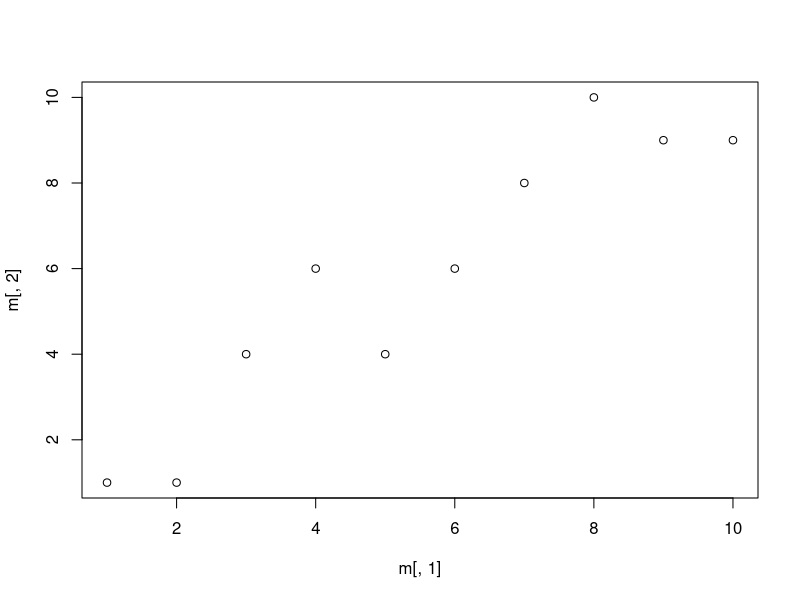

Reproduce this figure in R. (Note: this script raises an error after producing the figure.)

# elementary data structures and operations:
# ==========================================

# scalar variables:
# -----------------
a <- 2
print(a)
a
b <- 3
b
c <- a*b
c

# sequences / vectors:
# --------------------
1:5
x <- 1:5
x
length(x)
5*x
y <- c(3,8,9,100,200)
y
help(c)
names(y) <- c("a","b","c","d","e")
y
y[1:3]
y[c(1,4)]
y["c"]
x*y
sum(x*y)
t(x) %*% y
help("%*%")
help(t)
x %*% t(y)
t <- seq(0,0.2,length=21)
t
help(seq)


# matrices:
# ---------
x <- 1:5
as.matrix(x)
as.matrix(t(x))
m <- matrix(nrow=10,ncol=2)
print(m)
m
help(matrix)
nrow(m)
ncol(m)
dim(m)
m[,1] <- 1:10
m
m[,2] <- c(1,1,4,6,4,6,8,10,9,9)
m
plot(m[,1],m[,2])
colnames(m) <- c("x","y")
rownames(m) <- paste("row",1:10,sep=".")
m
m[3,2]
m[1:5,]
m[,2]
m[6:10,"y"]
A <- matrix(c(1:8,10),nrow=3,ncol=3)
help(solve)
B <- solve(A)
A*B
A%*%B
is.matrix(A)
is.matrix(x)


# data frames:
# ------------
A <- matrix(c(1:8,10),nrow=3,ncol=3)
A
a <- data.frame(A)
a
names(a) <- c("x","y","z")
a
a$y
a[,2]
a[,"y"]
is.data.frame(a)
is.data.frame(A)
str(a)

# lists (combinations of elements of different type):
# ---------------------------------------------------
x <- list(a=1,b=1:10,c=matrix(1:9,nrow=3,ncol=3))
x
help(list)
names(x)
x$a
x[["b"]]
x[[3]]
x[[3]][,1]

# elementary statistics functions:
# --------------------------------
A <- matrix(c(1:8,10),nrow=3,ncol=3)
a <- data.frame(A)
mean(A)
mean(a)
sd(a)
summary(a)
cor(a)

# definition of functions:
# ------------------------
square <- function(x)
{
   return(x*x)
}
a <- 1:10
square(a)

help("function")

topower <- function(x,y=2)
{
   z <- x^y
   return(z)
}
topower(2,3)
topower(y=3,x=2)
topower(2)

# plotting
# --------
A <- matrix(nrow=20,ncol=3)
A[,1] <- 1:20
A[,2] <- A[,1] + rnorm(20,sd=1)
A[,3] <- 21 - A[,1] + rnorm(20,sd=5)
a <- data.frame(A)
names(a) <- c("x","y","z")
pairs(a)
help(plot)
help(par)
plot(a$x,a$y)
plot(a$x,a$z,xlab="x",ylab="z",main="z(x)",xlim=c(0,20),ylim=c(0,1.1*max(a$z)))
par(mfrow=c(1,2),xaxs="i",yaxs="i",mar=c(4.5,4.5,2,1.5)+0.1)
for ( i in 2:3 )
{
   plot(numeric(0),numeric(0),xlim=c(0,max(a$x)),ylim=c(0,1.1*max(a[,i])),
        main=paste(names(a)[i],"(x)",sep=""),
        xlab=names(a)[1],ylab=names(a)[i],type="n")
   lines(a$x,a[,i])
   points(a$x,a[,i])
}


# miscellaneous:
# --------------
ls()
rm(list=ls())
ls()
